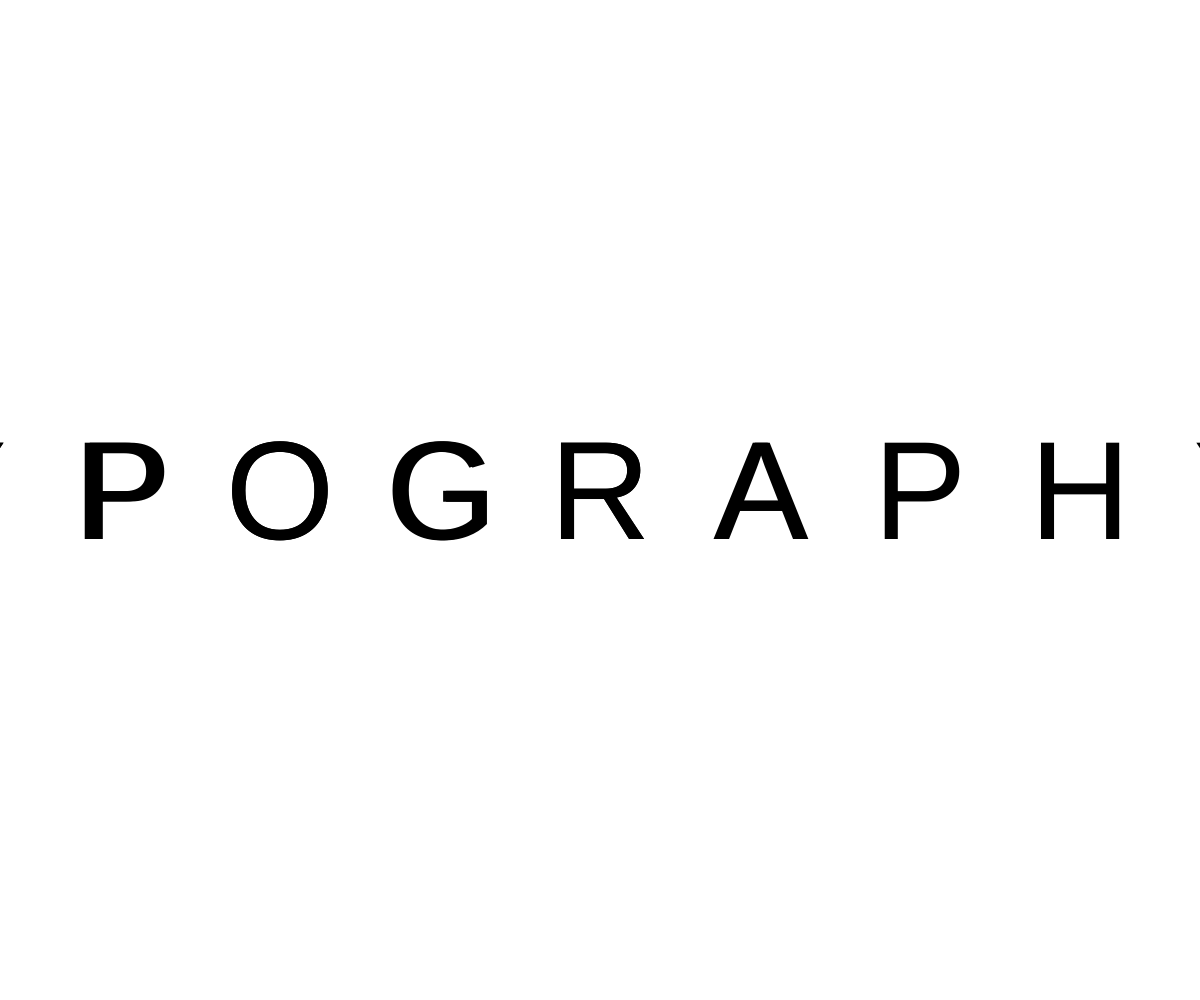
Frame 1 (no input)
Frame 2 (the mouse pressed at the canvas centre, redrawn once): identical to frame 1, image omitted

The p5.js sketch that drew this single still picture (run headless with seeded random() and noise() and a simulated clock; the mouse was pressed at the canvas centre and the sketch redrawn once):

// p5.js sketch
// ── sketch.js
function setup() {
  createCanvas(windowWidth, windowHeight);
  textAlign(CENTER, CENTER);
  textSize(140);
  textFont('Arial');
  noLoop();
}

function draw() {
  background(255);
  fill(0);
  
  // Create a rigid, geometric composition with precise alignment
  const baseY = height / 2;
  const spacing = 160;
  const chars = "TYPOGRAPHY";
  
  // Render each character along the horizontal axis with strict spacing
  for (let i = 0; i < chars.length; i++) {
    const char = chars[i];
    const x = width / 2 - (chars.length * spacing) / 2 + i * spacing;
    text(char, x, baseY);
  }
  
  // Add subtle variation in character widths to create visual rhythm
  const variations = [0, 0, 5, 0, 3, 0, 2];
  for (let i = 0; i < chars.length; i++) {
    const char = chars[i];
    const x = width / 2 - (chars.length * spacing) / 2 + i * spacing;
    const adjustedX = x + variations[i];
    text(char, adjustedX, baseY);
  }
}
